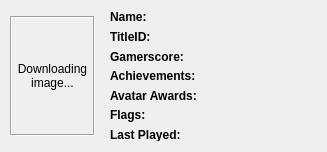
<?xml version="1.0" encoding="UTF-8"?>
<ui version="4.0">
 <class>TitleEntryDialog</class>
 <widget class="QDialog" name="TitleEntryDialog">
  <property name="geometry">
   <rect>
    <x>0</x>
    <y>0</y>
    <width>327</width>
    <height>152</height>
   </rect>
  </property>
  <property name="minimumSize">
   <size>
    <width>327</width>
    <height>152</height>
   </size>
  </property>
  <property name="maximumSize">
   <size>
    <width>327</width>
    <height>152</height>
   </size>
  </property>
  <property name="windowTitle">
   <string>Title Entry</string>
  </property>
  <widget class="QLabel" name="boxArtImg">
   <property name="geometry">
    <rect>
     <x>10</x>
     <y>16</y>
     <width>85</width>
     <height>120</height>
    </rect>
   </property>
   <property name="frameShape">
    <enum>QFrame::Box</enum>
   </property>
   <property name="frameShadow">
    <enum>QFrame::Sunken</enum>
   </property>
   <property name="text">
    <string>Downloading image...</string>
   </property>
   <property name="alignment">
    <set>Qt::AlignCenter</set>
   </property>
   <property name="wordWrap">
    <bool>true</bool>
   </property>
  </widget>
  <widget class="QWidget" name="layoutWidget">
   <property name="geometry">
    <rect>
     <x>110</x>
     <y>10</y>
     <width>211</width>
     <height>131</height>
    </rect>
   </property>
   <layout class="QVBoxLayout" name="verticalLayout">
    <item>
     <widget class="QLabel" name="nameLbl">
      <property name="text">
       <string>&lt;b&gt;Name: &lt;/b&gt;</string>
      </property>
     </widget>
    </item>
    <item>
     <widget class="QLabel" name="titleIDLbl">
      <property name="text">
       <string>&lt;b&gt;TitleID: &lt;/b&gt;</string>
      </property>
     </widget>
    </item>
    <item>
     <widget class="QLabel" name="gamerscoreLbl">
      <property name="text">
       <string>&lt;b&gt;Gamerscore: &lt;/b&gt;</string>
      </property>
     </widget>
    </item>
    <item>
     <widget class="QLabel" name="achievementsLbl">
      <property name="text">
       <string>&lt;b&gt;Achievements: &lt;/b&gt;</string>
      </property>
     </widget>
    </item>
    <item>
     <widget class="QLabel" name="avatarAwardsLbl">
      <property name="text">
       <string>&lt;b&gt;Avatar Awards: &lt;/b&gt;</string>
      </property>
     </widget>
    </item>
    <item>
     <widget class="QLabel" name="flagsLbl">
      <property name="text">
       <string>&lt;b&gt;Flags: &lt;/b&gt;</string>
      </property>
     </widget>
    </item>
    <item>
     <widget class="QLabel" name="lastPlayedLbl">
      <property name="text">
       <string>&lt;b&gt;Last Played: &lt;/b&gt;</string>
      </property>
     </widget>
    </item>
   </layout>
  </widget>
 </widget>
 <resources/>
 <connections/>
</ui>
